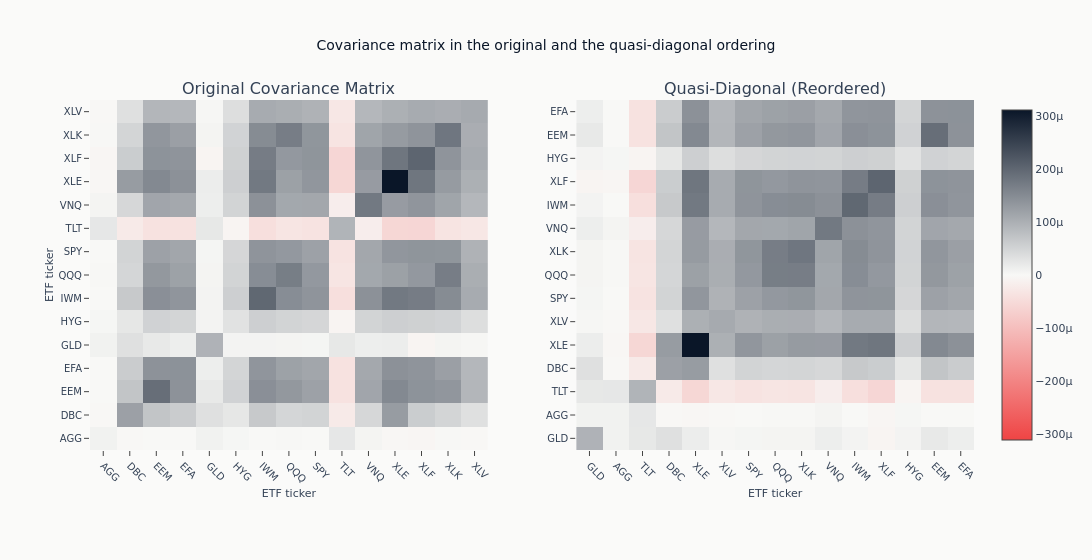

Write notebook code for a chart like this one.
### Code cell
fig = make_subplots(
    rows=1, cols=2, subplot_titles=["Original Covariance Matrix", "Quasi-Diagonal (Reordered)"]
)
fig.add_trace(
    go.Heatmap(
        z=cov_original.values,
        x=cov_original.columns,
        y=cov_original.index,
        colorscale=cov_colorscale,
        zmid=0,
        showscale=False,
    ),
    row=1,
    col=1,
)
fig.add_trace(
    go.Heatmap(
        z=cov_reordered.values,
        x=sorted_symbols,
        y=sorted_symbols,
        colorscale=cov_colorscale,
        zmid=0,
        showscale=True,
    ),
    row=1,
    col=2,
)
fig.update_layout(
    title="Covariance matrix in the original and the quasi-diagonal ordering",
    height=560,
    width=1100,
    margin=dict(l=90, r=90, b=110, t=100),
)
fig.update_xaxes(tickangle=45, tickfont_size=10, automargin=True)
fig.update_yaxes(tickfont_size=10, automargin=True)
fig.update_xaxes(title_text="ETF ticker", row=1, col=1)
fig.update_xaxes(title_text="ETF ticker", row=1, col=2)
fig.update_yaxes(title_text="ETF ticker", row=1, col=1)
show_plotly_with_alt(
    fig,
    "Two covariance heatmaps side by side, the original ordering on the left and the quasi-diagonal reordering on the right, in which the large values group into blocks along the diagonal.",
)

### Figure 1 — Plotly figure (JSON) as saved in the notebook; plotly's stock layout.template omitted (floating-point values rounded to 4 significant figures; data arrays with more than 128 entries replaced by an {"elided": "..."} marker saying what was removed)
{"data": [{"colorscale": [[0.0, "#ef4444"], [0.5, "#F8F8F6"], [1.0, "#0a1628"]], "showscale": false, "type": "heatmap", "x": ["AGG", "DBC", "EEM", "EFA", "GLD", "HYG", "IWM", "QQQ", "SPY", "TLT", "VNQ", "XLE", "XLF", "XLK", "XLV"], "xaxis": "x", "y": ["AGG", "DBC", "EEM", "EFA", "GLD", "HYG", "IWM", "QQQ", "SPY", "TLT", "VNQ", "XLE", "XLF", "XLK", "XLV"], "yaxis": "y", "z": {"elided": "15x15 float values"}, "zmid": 0}, {"colorscale": [[0.0, "#ef4444"], [0.5, "#F8F8F6"], [1.0, "#0a1628"]], "showscale": true, "type": "heatmap", "x": ["GLD", "AGG", "TLT", "DBC", "XLE", "XLV", "SPY", "QQQ", "XLK", "VNQ", "IWM", "XLF", "HYG", "EEM", "EFA"], "xaxis": "x2", "y": ["GLD", "AGG", "TLT", "DBC", "XLE", "XLV", "SPY", "QQQ", "XLK", "VNQ", "IWM", "XLF", "HYG", "EEM", "EFA"], "yaxis": "y2", "z": {"elided": "15x15 float values"}, "zmid": 0}], "layout": {"annotations": [{"font": {"size": 16}, "showarrow": false, "text": "Original Covariance Matrix", "x": 0.225, "xanchor": "center", "xref": "paper", "y": 1.0, "yanchor": "bottom", "yref": "paper"}, {"font": {"size": 16}, "showarrow": false, "text": "Quasi-Diagonal (Reordered)", "x": 0.775, "xanchor": "center", "xref": "paper", "y": 1.0, "yanchor": "bottom", "yref": "paper"}], "height": 560, "margin": {"b": 110, "l": 90, "r": 90, "t": 100}, "title": {"text": "Covariance matrix in the original and the quasi-diagonal ordering"}, "width": 1100, "xaxis": {"anchor": "y", "automargin": true, "domain": [0.0, 0.45], "tickangle": 45, "tickfont": {"size": 10}, "title": {"text": "ETF ticker"}}, "xaxis2": {"anchor": "y2", "automargin": true, "domain": [0.55, 1.0], "tickangle": 45, "tickfont": {"size": 10}, "title": {"text": "ETF ticker"}}, "yaxis": {"anchor": "x", "automargin": true, "domain": [0.0, 1.0], "tickfont": {"size": 10}, "title": {"text": "ETF ticker"}}, "yaxis2": {"anchor": "x2", "automargin": true, "domain": [0.0, 1.0], "tickfont": {"size": 10}}}}
